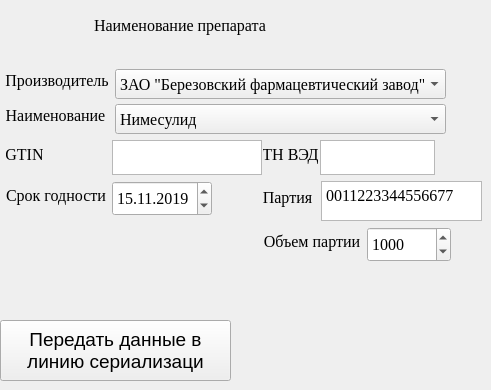
    <widget class="QWidget" name="productOptionsPage">
     <widget class="QLabel" name="LPLabel_3">
      <property name="geometry">
       <rect>
        <x>80</x>
        <y>10</y>
        <width>200</width>
        <height>31</height>
       </rect>
      </property>
      <property name="font">
       <font>
        <family>Times New Roman</family>
        <pointsize>12</pointsize>
       </font>
      </property>
      <property name="text">
       <string>Наименование препарата</string>
      </property>
      <property name="alignment">
       <set>Qt::AlignCenter</set>
      </property>
     </widget>
     <widget class="QPushButton" name="pushButton_2">
      <property name="geometry">
       <rect>
        <x>0</x>
        <y>320</y>
        <width>231</width>
        <height>61</height>
       </rect>
      </property>
      <property name="font">
       <font>
        <pointsize>14</pointsize>
       </font>
      </property>
      <property name="text">
       <string>Передать данные в
линию сериализаци</string>
      </property>
     </widget>
     <widget class="QPlainTextEdit" name="batchnumberText">
      <property name="geometry">
       <rect>
        <x>321</x>
        <y>181</y>
        <width>161</width>
        <height>40</height>
       </rect>
      </property>
      <property name="minimumSize">
       <size>
        <width>0</width>
        <height>35</height>
       </size>
      </property>
      <property name="maximumSize">
       <size>
        <width>16777215</width>
        <height>40</height>
       </size>
      </property>
      <property name="font">
       <font>
        <family>Times New Roman</family>
        <pointsize>12</pointsize>
       </font>
      </property>
      <property name="plainText">
       <string>0011223344556677</string>
      </property>
     </widget>
     <widget class="QComboBox" name="DrugsComboBox">
      <property name="geometry">
       <rect>
        <x>115</x>
        <y>104</y>
        <width>331</width>
        <height>30</height>
       </rect>
      </property>
      <property name="minimumSize">
       <size>
        <width>0</width>
        <height>30</height>
       </size>
      </property>
      <property name="maximumSize">
       <size>
        <width>16777215</width>
        <height>30</height>
       </size>
      </property>
      <property name="font">
       <font>
        <family>Times New Roman</family>
        <pointsize>12</pointsize>
       </font>
      </property>
      <item>
       <property name="text">
        <string>Нимесулид</string>
       </property>
      </item>
      <item>
       <property name="text">
        <string>Ацеклофенак</string>
       </property>
      </item>
      <item>
       <property name="text">
        <string>Парацетамол</string>
       </property>
      </item>
     </widget>
     <widget class="QComboBox" name="CompaniesCombobox">
      <property name="geometry">
       <rect>
        <x>115</x>
        <y>69</y>
        <width>331</width>
        <height>30</height>
       </rect>
      </property>
      <property name="minimumSize">
       <size>
        <width>0</width>
        <height>30</height>
       </size>
      </property>
      <property name="maximumSize">
       <size>
        <width>16777215</width>
        <height>30</height>
       </size>
      </property>
      <property name="font">
       <font>
        <family>Times New Roman</family>
        <pointsize>12</pointsize>
       </font>
      </property>
      <item>
       <property name="text">
        <string>ЗАО &quot;Березовский фармацевтический завод&quot;</string>
       </property>
      </item>
     </widget>
     <widget class="QLabel" name="ProductNameLabel">
      <property name="geometry">
       <rect>
        <x>5</x>
        <y>106</y>
        <width>101</width>
        <height>19</height>
       </rect>
      </property>
      <property name="maximumSize">
       <size>
        <width>16777215</width>
        <height>25</height>
       </size>
      </property>
      <property name="font">
       <font>
        <family>Times New Roman</family>
        <pointsize>12</pointsize>
       </font>
      </property>
      <property name="text">
       <string>Наименование</string>
      </property>
      <property name="alignment">
       <set>Qt::AlignCenter</set>
      </property>
     </widget>
     <widget class="QLabel" name="ManufacturerLabel">
      <property name="geometry">
       <rect>
        <x>5</x>
        <y>71</y>
        <width>104</width>
        <height>19</height>
       </rect>
      </property>
      <property name="maximumSize">
       <size>
        <width>16777215</width>
        <height>25</height>
       </size>
      </property>
      <property name="font">
       <font>
        <family>Times New Roman</family>
        <pointsize>12</pointsize>
       </font>
      </property>
      <property name="text">
       <string>Производитель</string>
      </property>
      <property name="alignment">
       <set>Qt::AlignCenter</set>
      </property>
     </widget>
     <widget class="QSpinBox" name="batchvalue">
      <property name="geometry">
       <rect>
        <x>367</x>
        <y>227</y>
        <width>84</width>
        <height>35</height>
       </rect>
      </property>
      <property name="minimumSize">
       <size>
        <width>0</width>
        <height>35</height>
       </size>
      </property>
      <property name="maximumSize">
       <size>
        <width>16777215</width>
        <height>35</height>
       </size>
      </property>
      <property name="font">
       <font>
        <family>Times New Roman</family>
        <pointsize>12</pointsize>
       </font>
      </property>
      <property name="maximum">
       <number>9999999</number>
      </property>
      <property name="value">
       <number>1000</number>
      </property>
     </widget>
     <widget class="QTextEdit" name="TNVEDVal">
      <property name="geometry">
       <rect>
        <x>320</x>
        <y>140</y>
        <width>115</width>
        <height>35</height>
       </rect>
      </property>
      <property name="minimumSize">
       <size>
        <width>80</width>
        <height>35</height>
       </size>
      </property>
      <property name="maximumSize">
       <size>
        <width>150</width>
        <height>35</height>
       </size>
      </property>
      <property name="font">
       <font>
        <pointsize>10</pointsize>
       </font>
      </property>
      <property name="readOnly">
       <bool>true</bool>
      </property>
      <property name="html">
       <string>&lt;!DOCTYPE HTML PUBLIC &quot;-//W3C//DTD HTML 4.0//EN&quot; &quot;http://www.w3.org/TR/REC-html40/strict.dtd&quot;&gt;
&lt;html&gt;&lt;head&gt;&lt;meta name=&quot;qrichtext&quot; content=&quot;1&quot; /&gt;&lt;style type=&quot;text/css&quot;&gt;
p, li { white-space: pre-wrap; }
&lt;/style&gt;&lt;/head&gt;&lt;body style=&quot; font-family:'MS Shell Dlg 2'; font-size:10pt; font-weight:400; font-style:normal;&quot;&gt;
&lt;p style=&quot;-qt-paragraph-type:empty; margin-top:0px; margin-bottom:0px; margin-left:0px; margin-right:0px; -qt-block-indent:0; text-indent:0px;&quot;&gt;&lt;br /&gt;&lt;/p&gt;&lt;/body&gt;&lt;/html&gt;</string>
      </property>
     </widget>
     <widget class="QLabel" name="batchvalueLabel">
      <property name="geometry">
       <rect>
        <x>263</x>
        <y>232</y>
        <width>98</width>
        <height>19</height>
       </rect>
      </property>
      <property name="maximumSize">
       <size>
        <width>16777215</width>
        <height>25</height>
       </size>
      </property>
      <property name="font">
       <font>
        <family>Times New Roman</family>
        <pointsize>12</pointsize>
       </font>
      </property>
      <property name="text">
       <string>Объем партии</string>
      </property>
      <property name="alignment">
       <set>Qt::AlignCenter</set>
      </property>
     </widget>
     <widget class="QLabel" name="TNVEDabel">
      <property name="geometry">
       <rect>
        <x>263</x>
        <y>145</y>
        <width>55</width>
        <height>19</height>
       </rect>
      </property>
      <property name="maximumSize">
       <size>
        <width>16777215</width>
        <height>25</height>
       </size>
      </property>
      <property name="font">
       <font>
        <family>Times New Roman</family>
        <pointsize>12</pointsize>
       </font>
      </property>
      <property name="text">
       <string>ТН ВЭД</string>
      </property>
      <property name="alignment">
       <set>Qt::AlignCenter</set>
      </property>
     </widget>
     <widget class="QLabel" name="batchnumberLabel">
      <property name="geometry">
       <rect>
        <x>263</x>
        <y>188</y>
        <width>49</width>
        <height>19</height>
       </rect>
      </property>
      <property name="maximumSize">
       <size>
        <width>16777215</width>
        <height>25</height>
       </size>
      </property>
      <property name="font">
       <font>
        <family>Times New Roman</family>
        <pointsize>12</pointsize>
       </font>
      </property>
      <property name="text">
       <string>Партия</string>
      </property>
      <property name="alignment">
       <set>Qt::AlignCenter</set>
      </property>
     </widget>
     <widget class="QTextEdit" name="GTINVal">
      <property name="geometry">
       <rect>
        <x>112</x>
        <y>140</y>
        <width>150</width>
        <height>35</height>
       </rect>
      </property>
      <property name="minimumSize">
       <size>
        <width>80</width>
        <height>35</height>
       </size>
      </property>
      <property name="maximumSize">
       <size>
        <width>150</width>
        <height>35</height>
       </size>
      </property>
      <property name="font">
       <font>
        <pointsize>10</pointsize>
       </font>
      </property>
      <property name="readOnly">
       <bool>true</bool>
      </property>
      <property name="html">
       <string>&lt;!DOCTYPE HTML PUBLIC &quot;-//W3C//DTD HTML 4.0//EN&quot; &quot;http://www.w3.org/TR/REC-html40/strict.dtd&quot;&gt;
&lt;html&gt;&lt;head&gt;&lt;meta name=&quot;qrichtext&quot; content=&quot;1&quot; /&gt;&lt;style type=&quot;text/css&quot;&gt;
p, li { white-space: pre-wrap; }
&lt;/style&gt;&lt;/head&gt;&lt;body style=&quot; font-family:'MS Shell Dlg 2'; font-size:10pt; font-weight:400; font-style:normal;&quot;&gt;
&lt;p style=&quot;-qt-paragraph-type:empty; margin-top:0px; margin-bottom:0px; margin-left:0px; margin-right:0px; -qt-block-indent:0; text-indent:0px;&quot;&gt;&lt;br /&gt;&lt;/p&gt;&lt;/body&gt;&lt;/html&gt;</string>
      </property>
     </widget>
     <widget class="QLabel" name="GTINLabel">
      <property name="geometry">
       <rect>
        <x>6</x>
        <y>145</y>
        <width>37</width>
        <height>19</height>
       </rect>
      </property>
      <property name="maximumSize">
       <size>
        <width>16777215</width>
        <height>25</height>
       </size>
      </property>
      <property name="font">
       <font>
        <family>Times New Roman</family>
        <pointsize>12</pointsize>
       </font>
      </property>
      <property name="text">
       <string>GTIN</string>
      </property>
      <property name="alignment">
       <set>Qt::AlignCenter</set>
      </property>
     </widget>
     <widget class="QDateTimeEdit" name="expirationdate">
      <property name="geometry">
       <rect>
        <x>112</x>
        <y>181</y>
        <width>100</width>
        <height>35</height>
       </rect>
      </property>
      <property name="minimumSize">
       <size>
        <width>0</width>
        <height>35</height>
       </size>
      </property>
      <property name="maximumSize">
       <size>
        <width>16777215</width>
        <height>35</height>
       </size>
      </property>
      <property name="font">
       <font>
        <family>Times New Roman</family>
        <pointsize>12</pointsize>
       </font>
      </property>
      <property name="date">
       <date>
        <year>2019</year>
        <month>11</month>
        <day>15</day>
       </date>
      </property>
      <property name="maximumDate">
       <date>
        <year>2099</year>
        <month>1</month>
        <day>1</day>
       </date>
      </property>
      <property name="minimumDate">
       <date>
        <year>2010</year>
        <month>1</month>
        <day>1</day>
       </date>
      </property>
      <property name="displayFormat">
       <string>dd.MM.yyyy</string>
      </property>
     </widget>
     <widget class="QLabel" name="productlifeimeLabel">
      <property name="geometry">
       <rect>
        <x>6</x>
        <y>186</y>
        <width>100</width>
        <height>19</height>
       </rect>
      </property>
      <property name="maximumSize">
       <size>
        <width>16777215</width>
        <height>25</height>
       </size>
      </property>
      <property name="font">
       <font>
        <family>Times New Roman</family>
        <pointsize>12</pointsize>
       </font>
      </property>
      <property name="text">
       <string>Срок годности</string>
      </property>
      <property name="alignment">
       <set>Qt::AlignCenter</set>
      </property>
     </widget>
    </widget>
